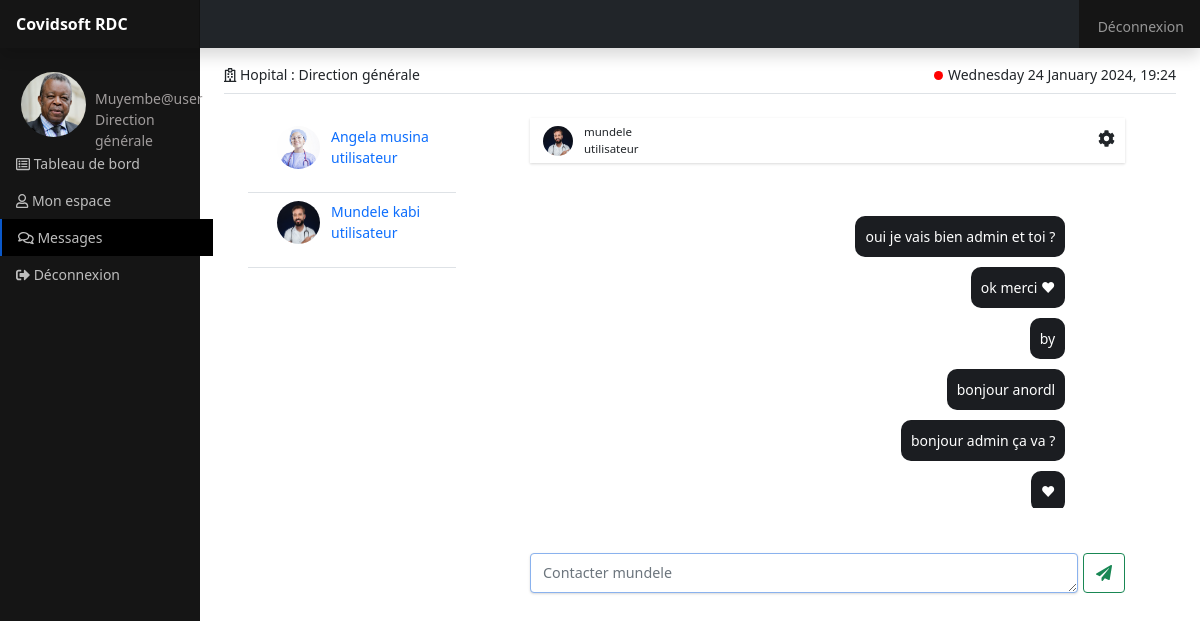
Page /views/administrateur/discussions.php?id=2 (signed in) on the committed database.
### tables this page shows
CREATE TABLE `utilisateur` (
  `id` int(11) NOT NULL,
  `nom` varchar(50) NOT NULL,
  `postnom` varchar(50) DEFAULT NULL,
  `password` varchar(50) NOT NULL,
  `mail` varchar(50) NOT NULL,
  `service` varchar(50) NOT NULL,
  `hopital` varchar(50) NOT NULL,
  `photo` varchar(50) NOT NULL,
  `telephone` varchar(50) DEFAULT NULL,
  `date` datetime DEFAULT NULL
);

CREATE TABLE `discussion` (
  `id` int(11) NOT NULL,
  `auteur` int(11) NOT NULL,
  `destinataire` int(11) NOT NULL,
  `message` text NOT NULL
);

### models/db.php (called while the page is built, shortened)
<?php
function Affichage($id, $connexion)
{
    $requete = $connexion->prepare("SELECT * FROM utilisateur WHERE id = ? ");
    $requete->execute(array($id));
    $requete = $requete->fetch();
    return $requete;
}
function afficher($id_user, $connexion)
{
    $requete = $connexion->prepare("SELECT * FROM utilisateur WHERE id = ? ");
    $requete->execute(array($id_user));
    $requete = $requete->fetch();
    return $requete;
}

### models/admin.php (called while the page is built, shortened)
<?php
function Affichage_users($connexion)
{
    $req = "SELECT * FROM utilisateur WHERE service='utilisateur' ORDER BY nom ASC";
    $execution = $connexion->query($req);
    return $execution;
}

### models/discussion.php (called while the page is built, shortened)
<?php
function afficher_message($connexion, $auteur, $destinataire)
{
    $req = "SELECT * FROM discussion WHERE auteur='$auteur' AND destinataire='$destinataire' OR auteur='$destinataire' AND destinataire='$auteur'";
    $execution = $connexion->query($req);
    return $execution;
}

### views/administrateur/discussions.php (the view, shortened to what this page needs)
<?php
include '../../models/db.php';
include '../../models/dashboard.php';
include '../../models/discussion.php';
include '../../models/admin.php';
?>
<?php if (isset($_SESSION['id'])) { ?>
    <?php
    $id = $_SESSION['id'];
    $data = Affichage($id, $connexion);
    ?>
    <!doctype html>
    <html lang="fr">
    <head>
        <link rel="stylesheet" href="../../publics/css/bootstrap.css">
        <link rel="stylesheet" href="../../publics/css/utilisateur/discussion.css">
    </head>
    <body>
        <header class="navbar navbar-dark sticky-top bg-dark flex-md-nowrap p-0 shadow">
            <a class="navbar-brand col-md-3 col-lg-2 me-0 px-3" href="admin.php">Covidsoft RDC</a>
            <div class="navbar-nav">
                <div class="nav-item text-nowrap sing-out">
                    <a class="nav-link px-3" href="../../controllers/deconnexion.php">Déconnexion</a>
                </div>
            </div>
        </header>
        <div class="container-fluid">
            <div class="row">
                <nav id="sidebarMenu" class="col-md-3 col-lg-2 d-md-block sidebar collapse">
                    <div class="position-sticky pt-3">
                        <ul class="nav flex-column">
                            <li class="nav-item">
                                <div class="d-flex bg">
                                    <a class="nav-link" href="profil.php"><img src="../../publics/images/utilisateur/<?= $data['photo'] ?>" class="rounded-circle me-2"></a>
                                    <p class="service-name"> <?= ucfirst($data['nom']) ?>@user<br><?= ucfirst($data['hopital']) ?></p>
                                </div>
                            </li>
                            <li class="nav-item"><a class="nav-link inactif" aria-current="page" href="admin.php"><i class="far fa-list-alt"></i> Tableau de bord</a></li>
                            <li class="nav-item"><a class="nav-link inactif" href="profil.php"><i class="far fa-user"></i> Mon espace</a></li>
                            <li class="nav-item"><a class="nav-link actif" href="discussion.php"><i class="far fa-comments"></i> Messages</a></li>
                            <li class="nav-item"><a class="nav-link inactif" href="../../controllers/deconnexion.php"><i class="fas fa-sign-out-alt"></i> Déconnexion</a></li>
                        </ul>
                    </div>
                </nav>
                <main class="col-md-9 ms-sm-auto col-lg-10 px-md-4">
                    <div class="d-flex justify-content-between flex-wrap flex-md-nowrap align-items-center pt-3 border-bottom mb-4">
                        <p class="mb-2 center"><i class="far fa-hospital"></i> Hopital : <?= ucfirst($data['hopital']) ?></p>
                        <p class="d-flex mb-2"><span class="led"></span>
                            <?php
                            echo ucfirst(utf8_encode(strftime('%A %d %B %Y, %H:%M')));
                            ?>
                        </p>
                    </div>
                    <div class="container">
                        <?php
                        $execution = Affichage_users($connexion);
                        ?>
                        <div class="row">
                            <div class="col-md-3 users">
                                <?php while ($values = $execution->fetch(PDO::FETCH_OBJ)) { ?>
                                    <div class=" border-bottom">
                                        <a class="nav-link" href="discussions.php?id=<?= $values->id ?>">
                                            <div class="d-flex">
                                                <div class="mx-2">
                                                    <img src="../../publics/images/utilisateur/<?= $values->photo ?>" class="rounded-circle img-circle me-2">
                                                </div>
                                                <div>
                                                    <p> <?= ucfirst($values->nom) . " " . $values->postnom ?> <br><?= $values->service ?></p>
                                                </div>
                                            </div>
                                        </a>
                                    </div>
                                <?php } ?>
                            </div>
                            <?php
                            if (isset($_GET['id']) and !empty($_GET['id'])) {
                                $user_id = $_GET['id'];
                            }
                                $user = afficher($user_id, $connexion);
                            ?>
                            <div class="col-md-8">
                                <div class="form-bar">
                                    <div class="d-flex">
                                        <div class="mx-2">
                                            <img src="../../publics/images/utilisateur/<?= $user['photo'] ?>" class="rounded-circle img-circle-banner me-2">
                                        </div>
                                        <div>
                                            <p class="banner-text"> <?= $user['nom'] ?> <br><?= $user['service'] ?></p>
                                        </div>
                                    </div>
                                    <div class="float-end"> <i class="fa fa-cog" aria-hidden="true"></i> </div>
                                </div>
                                <div class="container pane-message">
                                    <div class="message p-2">
                                        <?php
                                        if (isset($_GET['id']) and !empty($_GET['id'])) {
                                            $user_id = $_GET['id'];
                                        }
                                        $execution = afficher_message($connexion, $id, $user_id);
                                        ?>
                                        <?php while ($messages = $execution->fetch(PDO::FETCH_OBJ)) { ?>
                                            <?php if ($messages->destinataire === $user_id) { ?>
                                                <div class="auteur"><?= $messages->message; ?> <i class="fas fa-check-double"></i></div>
                                            <?php } elseif ($messages->destinataire === $id) { ?>
                                                <div class="destinataire"><?= $messages->message; ?></div>
                                            <?php } ?>
                                        <?php } ?>
                                    </div>
                                </div>
                                <form action="../../controllers/administrateur/discussion.php?id=<?= $user['id'] ?>" method="post" class="d-flex">
                                    <textarea name="message" id="input" class="form-control" rows="3" required="required" placeholder="Contacter <?= $user['nom'] ?>"></textarea>
                                    <button class="btn btn-outline-success bout" type="submit" name="envoyer_users"> <i class="fa fa-paper-plane" aria-hidden="true"></i></button>
                                </form>
                            </div>
                        </div>
                    </div>
                </main>
            </div>
        </div>
    </body>
    </html>
<?php } else { ?>
    <?php header("location:../../erreur.php") ?>
<?php } ?>

### publics/css/utilisateur/discussion.css (style rules this page uses)
body { font-size: .875rem; }
.sidebar { position: fixed; top: 0; bottom: 0; left: 0; z-index: 100; padding: 48px 0 0; background-color: rgb(21, 21, 21); }
.sidebar .nav-link { font-weight: 500; color: rgb(189, 189, 189); }
.navbar-brand { padding-top: .75rem; padding-bottom: .75rem; font-size: 1rem; background-color: rgb(21, 21, 21); box-shadow: inset -1px 0 0 rgba(0, 0, 0, .25); font-weight: 550; }
.rounded-circle { height: 65px; width: 65px; position: relative; left: 5px; }
.actif { background-color: black; border-left: 2px solid #0a58ca; }
.led { height: 9px; width: 9px; border-radius: 30px; background-color: red; animation-duration: .8s; animation-name: clignoter; animation-iteration-count: infinite; transition: none; position: relative; top: 7px; right: 5px; }
.sing-out { background-color: rgb(21, 21, 21); padding-top: 8px; padding-bottom: 3px; padding-left: 3px; bottom: 2px; }
.service-name { color: #a09c9c; position: relative; right: 10px; top: 24px; }
.users { margin-right: 50px; background-color: white; }
.img-circle { width: 43px; height: 43px; }
.form-bar { height: 45px; box-shadow: rgba(0, 0, 0, 0.1) 0px 1px 3px 0px, rgba(0, 0, 0, 0.06) 0px 1px 2px 0px; }
.pane-message { margin-top: 20px; margin-bottom: 20px; padding: 25px; position: relative; }
.message { max-height: 300px; position: relative; overflow: hidden; overflow-y: scroll; }
.form-control { height: 40px; font-size: 14.3px; line-height: 25px; margin-right: 5px; box-shadow: rgba(0, 0, 0, 0.1) 0px 1px 3px 0px, rgba(0, 0, 0, 0.06) 0px 1px 2px 0px; border: 1px solid #8ab2ee; }
.img-circle-banner { width: 30px; height: 30px; position: relative; top: 8px; }
.banner-text { font-size: 11.5px; position: relative; top: 5px; }
.fa-cog { position: relative; font-size: 17px; bottom: 40px; right: 10px; cursor: pointer; }
.destinataire { margin-right: 55%; padding: 10px; border-radius: 10px; background-color: #1b1d21; color: white; margin-bottom: 10px; position: relative; left:50%; float: right; }

### rows in the picture
utilisateur: photo (picture), nom "Muyembe", hopital "Direction générale"
utilisateur: photo (picture), nom "Angela", postnom "musina", service "utilisateur"
utilisateur: photo (picture), nom "Mundele", postnom "kabi", service "utilisateur", nom "mundele", message "Contacter mundele"
discussion: message "oui je vais bien admin et toi ?"
discussion: message "ok merci ❤"
discussion: message "by"
discussion: message "bonjour anordl"
discussion: message "bonjour admin ça va ?"
discussion: message "❤"

### other values in the picture
utf8_encode(strftime('%A %d %B %Y, %H:%M')) "Wednesday 24 January 2024, 19:24"
